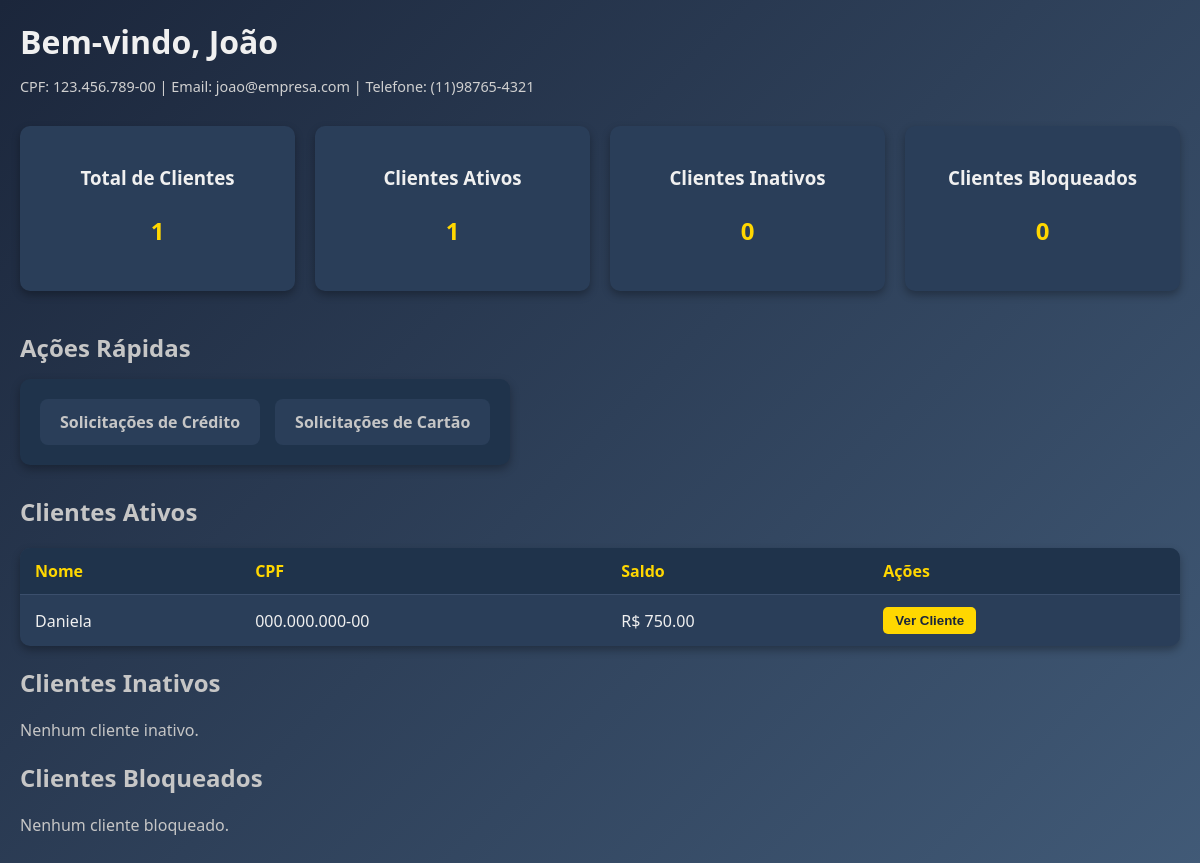
The app's page /users/perfil/ (signed in) with its own data.
### users/models.py (models this page shows, shortened)
class Gerente(models.Model):
    nome = models.CharField(max_length=150)
    cpf = models.CharField(max_length=14, unique=True, validators=[cpf_validator])
    email = models.EmailField(unique=True)
    telefone = models.CharField(max_length=15, validators=[telefone_validator])
    matricula = models.CharField(max_length=20, unique=True)
    data_admissao = models.DateField()
    data_de_nascimento = models.DateField()
    salario = models.DecimalField(max_digits=10, decimal_places=2)
    password = models.CharField(max_length=128)
    admUser = models.BooleanField(default=True)

class Cliente(models.Model):
    gerente_responsavel = models.ForeignKey(
        Gerente,
        on_delete=models.SET_NULL,
        null=True,
        blank=True,
        related_name="clientes"
    )
    numero_da_conta = models.CharField(
        max_length=20,
        unique=True,
        default=gerar_numero_conta
    )
    cpf = models.CharField(max_length=14, unique=True, validators=[cpf_validator])
    username = models.CharField(max_length=150)
    email = models.EmailField(unique=True)
    password = models.CharField(max_length=128)
    data_de_nascimento = models.DateField()
    telefone = models.CharField(max_length=14, validators=[telefone_validator])
    data_de_cadastro = models.DateTimeField(auto_now_add=True)
    saldo = models.DecimalField(max_digits=10, decimal_places=2, default=0.00)
    tipo_de_conta = models.CharField(
        max_length=20,
        choices=[
            ('corrente', 'Conta Corrente'),
            ('poupanca', 'Conta Poupança'),
            ('salario', 'Conta Salário'),
        ]
    )
    status_conta = models.CharField(max_length=20, default='ativa')
    admUser = models.BooleanField(default=False)
    creditos = models.DecimalField(max_digits=10, decimal_places=2, default=0.00)

### users/views.py (the view)
# urls.py: path('perfil/', views.view_perfil, name='perfil'),
def view_perfil(request):
    if "user_id" not in request.session:
        return redirect("users:login")
    user_id = request.session["user_id"]
    admUser = request.session.get("admUser", False)
    if admUser:
        user = Gerente.objects.get(id=user_id)
        clientes = user.clientes.all()
        clientes_ativos = clientes.filter(status_conta='ativa')
        clientes_inativos = clientes.filter(status_conta='inativa')
        clientes_bloqueados = clientes.filter(status_conta='bloqueada')
        saldo_total = clientes_ativos.aggregate(total=Sum('saldo'))['total'] or 0
        return render(
            request,
            "users/perfil/gerente/index.html",
            {
                "user": user,
                "clientes": clientes,
                "clientes_ativos": clientes_ativos,
                "clientes_inativos": clientes_inativos,
                "clientes_bloqueados": clientes_bloqueados,
                "saldo_total": saldo_total,
            }
        )
    user = Cliente.objects.get(id=user_id)
    return render(request, "users/perfil/cliente/index.html", {"user": user})

### templates/users/perfil/gerente/index.html (shortened to what this page needs)
<!DOCTYPE html>
<html lang="pt-BR">
<head>
    {% load static %}
    <link rel="stylesheet" href="{% static 'perfil/gerente/index/style.css' %}">
</head>
<body>
    <div class="container">
        <div class="main">
            <header class="main-header">
                <h1>Bem-vindo, {{ user.nome }}</h1>
                <p>CPF: {{ user.cpf }} | Email: {{ user.email }} | Telefone: {{ user.telefone }}</p>
            </header>
            <section class="dashboard-cards">
                <div class="card">
                    <h3>Total de Clientes</h3>
                    <p>{{ clientes|length }}</p>
                </div>
                <div class="card">
                    <h3>Clientes Ativos</h3>
                    <p>{{ clientes_ativos|length }}</p>
                </div>
                <div class="card">
                    <h3>Clientes Inativos</h3>
                    <p>{{ clientes_inativos|length }}</p>
                </div>
                <div class="card">
                    <h3>Clientes Bloqueados</h3>
                    <p>{{ clientes_bloqueados|length }}</p>
                </div>
            </section>
            <section class="btn-funcs">
                <h2>Ações Rápidas</h2>
                <div class="btn-grid">
                    <a href="{% url 'users:lista_solicitacoes_gerente' %}" class="btn-action">Solicitações de Crédito</a>
                    <a href="{% url 'users:solicitacoes_cartoes' %}" class="btn-action">Solicitações de Cartão</a>
                </div>
            </section>
            <section class="clientes-ativos">
                <h2>Clientes Ativos</h2>
                {% if clientes_ativos %}
                    <table>
                        <thead>
                            <tr>
                                <th>Nome</th>
                                <th>CPF</th>
                                <th>Saldo</th>
                                <th>Ações</th>
                            </tr>
                        </thead>
                        <tbody>
                            {% for cliente in clientes_ativos %}
                                <tr>
                                    <td>{{ cliente.username }}</td>
                                    <td>{{ cliente.cpf }}</td>
                                    <td>R$ {{ cliente.saldo }}</td>
                                    <td>
                                        <button onclick="window.location.href='/users/cliente/{{ cliente.id }}/'">Ver Cliente</button>
                                    </td>
                                </tr>
                            {% endfor %}
                        </tbody>
                    </table>
                {% else %}
                    <p>Nenhum cliente ativo.</p>
                {% endif %}
            </section>
            <section class="clientes-ativos">
                <h2>Clientes Inativos</h2>
                {% if clientes_inativos %}
                    <table>
                        <thead>
                            <tr>
                                <th>Nome</th>
                                <th>CPF</th>
                                <th>Saldo</th>
                                <th>Ações</th>
                            </tr>
                        </thead>
                        <tbody>
                            {% for cliente in clientes_inativos %}
                                <tr>
                                    <td>{{ cliente.username }}</td>
                                    <td>{{ cliente.cpf }}</td>
                                    <td>R$ {{ cliente.saldo }}</td>
                                    <td>
                                        <button onclick="window.location.href='/users/cliente/{{ cliente.id }}/'">Ver Cliente</button>
                                    </td>
                                </tr>
                            {% endfor %}
                        </tbody>
                    </table>
                {% else %}
                    <p>Nenhum cliente inativo.</p>
                {% endif %}
            </section>
            <section class="clientes-ativos">
                <h2>Clientes Bloqueados</h2>
                {% if clientes_bloqueados %}
                    <table>
                        <thead>
                            <tr>
                                <th>Nome</th>
                                <th>CPF</th>
                                <th>Saldo</th>
                                <th>Ações</th>
                            </tr>
                        </thead>
                        <tbody>
                            {% for cliente in clientes_bloqueados %}
                                <tr>
                                    <td>{{ cliente.username }}</td>
                                    <td>{{ cliente.cpf }}</td>
                                    <td>R$ {{ cliente.saldo }}</td>
                                    <td>
                                        <button onclick="window.location.href='/users/cliente/{{ cliente.id }}/'">Ver Cliente</button>
                                    </td>
                                </tr>
                            {% endfor %}
                        </tbody>
                    </table>
                {% else %}
                    <p>Nenhum cliente bloqueado.</p>
                {% endif %}
            </section>
        </div>
    </div>
</body>
</html>

### static/perfil/gerente/index/style.css (style rules this page uses)
body { background-color: #1B263B; font-family: 'Segoe UI', Tahoma, Geneva, Verdana, sans-serif; margin: 0; padding: 0; }
.main { padding: 20px; color: #c6c6c6; min-height: 100vh; background: linear-gradient(135deg, #1B263B, #415A77); transition: margin-left 0.5s ease; }
.main-header { margin-bottom: 30px; }
.main-header h1 { font-size: 2em; margin: 0; color: #F0F0F0; }
.main-header p { font-size: 0.9em; color: #D0D0D0; }
.dashboard-cards { display: flex; gap: 20px; margin-bottom: 40px; }
.card { flex: 1; background-color: #2A3E59; border-radius: 10px; padding: 20px; text-align: center; box-shadow: 0 4px 8px rgba(0,0,0,0.3); transition: transform 0.3s, background-color 0.3s; }
.card h3 { margin-bottom: 10px; color: #F0F0F0; }
.card p { font-size: 1.5em; font-weight: bold; color: #FFD700; }
.clientes-ativos table { width: 100%; border-collapse: collapse; background-color: #2A3E59; border-radius: 10px; overflow: hidden; box-shadow: 0 4px 8px rgba(0,0,0,0.3); }
.clientes-ativos th, .clientes-ativos td { padding: 12px 15px; text-align: left; }
.clientes-ativos thead { background-color: #1F334B; }
.clientes-ativos th { color: #FFD700; }
.clientes-ativos td { border-top: 1px solid #3B4F6C; color: #F0F0F0; }
.clientes-ativos button { background-color: #FFD700; border: none; color: #1B263B; padding: 6px 12px; border-radius: 5px; cursor: pointer; font-weight: bold; transition: background-color 0.3s; }
.btn-funcs { margin: 30px 0; }
.btn-funcs h2 { color: #c6c6c6; margin-bottom: 15px; font-size: 1.5rem; }
.btn-grid { display: inline-flex; flex-wrap: wrap; gap: 15px; background-color: #1F334B; padding: 20px; border-radius: 10px; box-shadow: 0 4px 10px rgba(0, 0, 0, 0.3); }
.btn-action { background-color: #2A3E59; color: #c6c6c6; padding: 12px 20px; border-radius: 8px; text-decoration: none; font-weight: bold; text-align: center; transition: all 0.3s ease; }

### records on screen
Gerente: nome "João", cpf "123.456.789-00", email "joao@empresa.com", telefone "(11)98765-4321"
Cliente: username "Daniela", cpf "000.000.000-00", saldo "750.00"

### other values on screen
{{ clientes|length }} "1"
{{ clientes_ativos|length }} "1"
{{ clientes_inativos|length }} "0"
{{ clientes_bloqueados|length }} "0"
